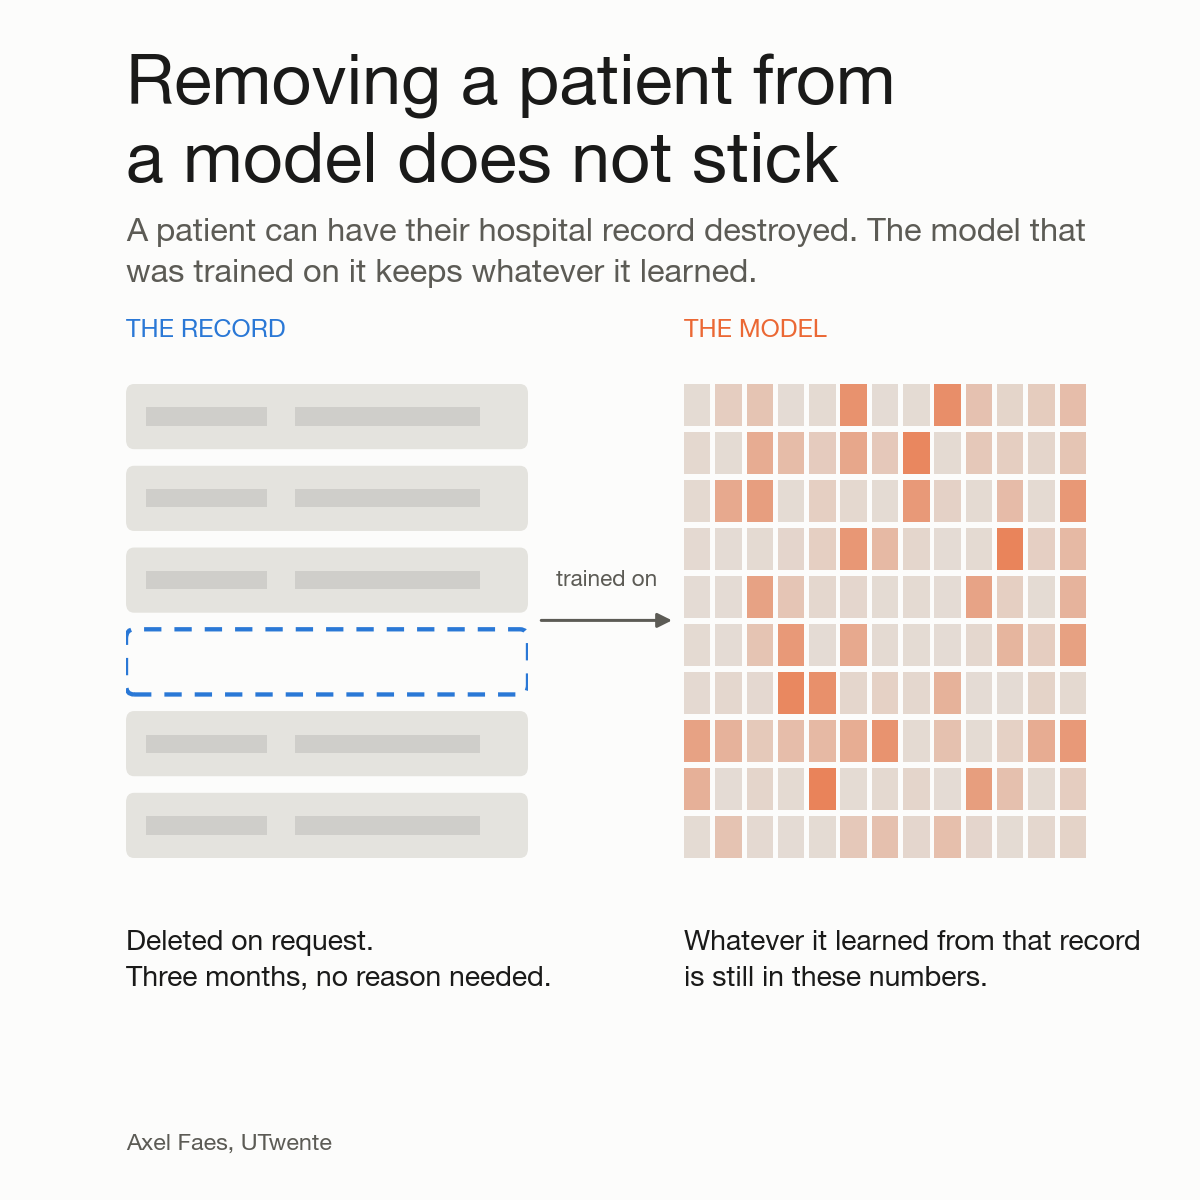

The script that saved this image:
"""Graphic for the LinkedIn post 08-delete-the-record-keep-the-model.

Two panels, one claim. Left: a patient record is removed from the database, so its
row is an empty slot. Right: the model that trained on that record keeps a trace of
it, spread over the weights, and nothing says which weights to touch.

Nothing here is measured. It is a schematic of an open problem, so the right panel
is drawn from a seeded random spread on purpose: the point is that the location is
unknown, and a figure that marked specific cells would claim the opposite.

Colours are categorical slots 1 and 2 of the house palette, validated for
colour-vision deficiency separation (worst adjacent protan dE 24.7, floor 8).

Run: python 08-delete-the-record-keep-the-model.py
"""

import matplotlib

matplotlib.use("Agg")
import matplotlib.pyplot as plt
import numpy as np
from matplotlib import font_manager
from matplotlib.patches import FancyArrowPatch, FancyBboxPatch, Rectangle

OUT = "08-delete-the-record-keep-the-model.png"

BLUE = "#2a78d6"    # slot 1: the patient record
ORANGE = "#eb6834"  # slot 2: the trace left in the model
SURFACE = "#fcfcfb"
INK = "#1a1a19"
INK_2 = "#5c5b55"
GRID = "#e4e3de"

N_ROWS = 6          # records in the left panel
GONE = 3            # which one was deleted
N_COLS_W = 13       # weight grid
N_ROWS_W = 10
SEED = 11


def _font():
    """Prefer Helvetica Neue, fall back to whatever the system has."""
    have = {f.name for f in font_manager.fontManager.ttflist}
    for name in ("Helvetica Neue", "Helvetica", "Arial", "DejaVu Sans"):
        if name in have:
            return name
    return "sans-serif"


def _records(ax):
    """Six rows of a table with one row emptied out."""
    ax.set_xlim(0, 1)
    ax.set_ylim(0, 1)
    ax.axis("off")

    pad = 0.035
    h = (1.0 - pad * (N_ROWS - 1)) / N_ROWS
    for i in range(N_ROWS):
        y = 1.0 - (i + 1) * h - i * pad
        if i == GONE:
            box = FancyBboxPatch(
                (0.0, y), 1.0, h,
                boxstyle="round,pad=0,rounding_size=0.02",
                facecolor=SURFACE, edgecolor=BLUE, linewidth=2.6,
                linestyle=(0, (4, 3)),
            )
            ax.add_patch(box)
        else:
            box = FancyBboxPatch(
                (0.0, y), 1.0, h,
                boxstyle="round,pad=0,rounding_size=0.02",
                facecolor=GRID, edgecolor="none",
            )
            ax.add_patch(box)
            # Two blocks per row, so it reads as a record and not as a bar chart.
            ax.add_patch(Rectangle((0.05, y + h * 0.36), 0.30, h * 0.28,
                                   facecolor="#cfceca", edgecolor="none"))
            ax.add_patch(Rectangle((0.42, y + h * 0.36), 0.46, h * 0.28,
                                   facecolor="#cfceca", edgecolor="none"))


def _weights(ax):
    """A weight grid tinted everywhere, brighter in a few cells, none of them named."""
    ax.set_xlim(0, 1)
    ax.set_ylim(0, 1)
    ax.axis("off")

    rng = np.random.default_rng(SEED)
    tint = rng.random((N_ROWS_W, N_COLS_W)) ** 2.6

    gap = 0.012
    w = (1.0 - gap * (N_COLS_W - 1)) / N_COLS_W
    h = (1.0 - gap * (N_ROWS_W - 1)) / N_ROWS_W
    for r in range(N_ROWS_W):
        for c in range(N_COLS_W):
            x = c * (w + gap)
            y = 1.0 - (r + 1) * h - r * gap
            ax.add_patch(Rectangle((x, y), w, h, facecolor=GRID, edgecolor="none"))
            ax.add_patch(Rectangle((x, y), w, h, facecolor=ORANGE, edgecolor="none",
                                   alpha=0.06 + 0.72 * tint[r, c]))


def main():
    plt.rcParams["font.family"] = _font()

    fig = plt.figure(figsize=(10, 10), dpi=120, facecolor=SURFACE)

    ax_l = fig.add_axes([0.105, 0.285, 0.335, 0.395])
    ax_r = fig.add_axes([0.570, 0.285, 0.335, 0.395])
    ax_l.set_facecolor(SURFACE)
    ax_r.set_facecolor(SURFACE)
    _records(ax_l)
    _weights(ax_r)

    fig.text(0.105, 0.955, "Removing a patient from", fontsize=42,
             fontweight="bold", color=INK, va="top")
    fig.text(0.105, 0.890, "a model does not stick", fontsize=42,
             fontweight="bold", color=INK, va="top")
    fig.text(0.105, 0.818,
             "A patient can have their hospital record destroyed. The model that\n"
             "was trained on it keeps whatever it learned.",
             fontsize=19.5, color=INK_2, va="top", linespacing=1.5)

    fig.text(0.105, 0.715, "THE RECORD", fontsize=15, fontweight="bold",
             color=BLUE, va="bottom")
    fig.text(0.570, 0.715, "THE MODEL", fontsize=15, fontweight="bold",
             color=ORANGE, va="bottom")

    # The training step, drawn in the gutter between the two panels.
    fig.text(0.5055, 0.508, "trained on", fontsize=13.5, color=INK_2,
             ha="center", va="bottom")
    fig.add_artist(FancyArrowPatch(
        (0.451, 0.483), (0.560, 0.483), transform=fig.transFigure,
        arrowstyle="-|>", mutation_scale=18, color=INK_2, linewidth=1.8,
        shrinkA=0, shrinkB=0))

    fig.text(0.105, 0.225,
             "Deleted on request.\nThree months, no reason needed.",
             fontsize=17, color=INK, va="top", linespacing=1.5)
    fig.text(0.570, 0.225,
             "Whatever it learned from that record\nis still in these numbers.",
             fontsize=17, color=INK, va="top", linespacing=1.5)

    fig.text(0.105, 0.042,
             "Axel Faes, UTwente",
             fontsize=14, color=INK_2)

    fig.savefig(OUT, facecolor=SURFACE)
    print("wrote", OUT)


if __name__ == "__main__":
    main()
